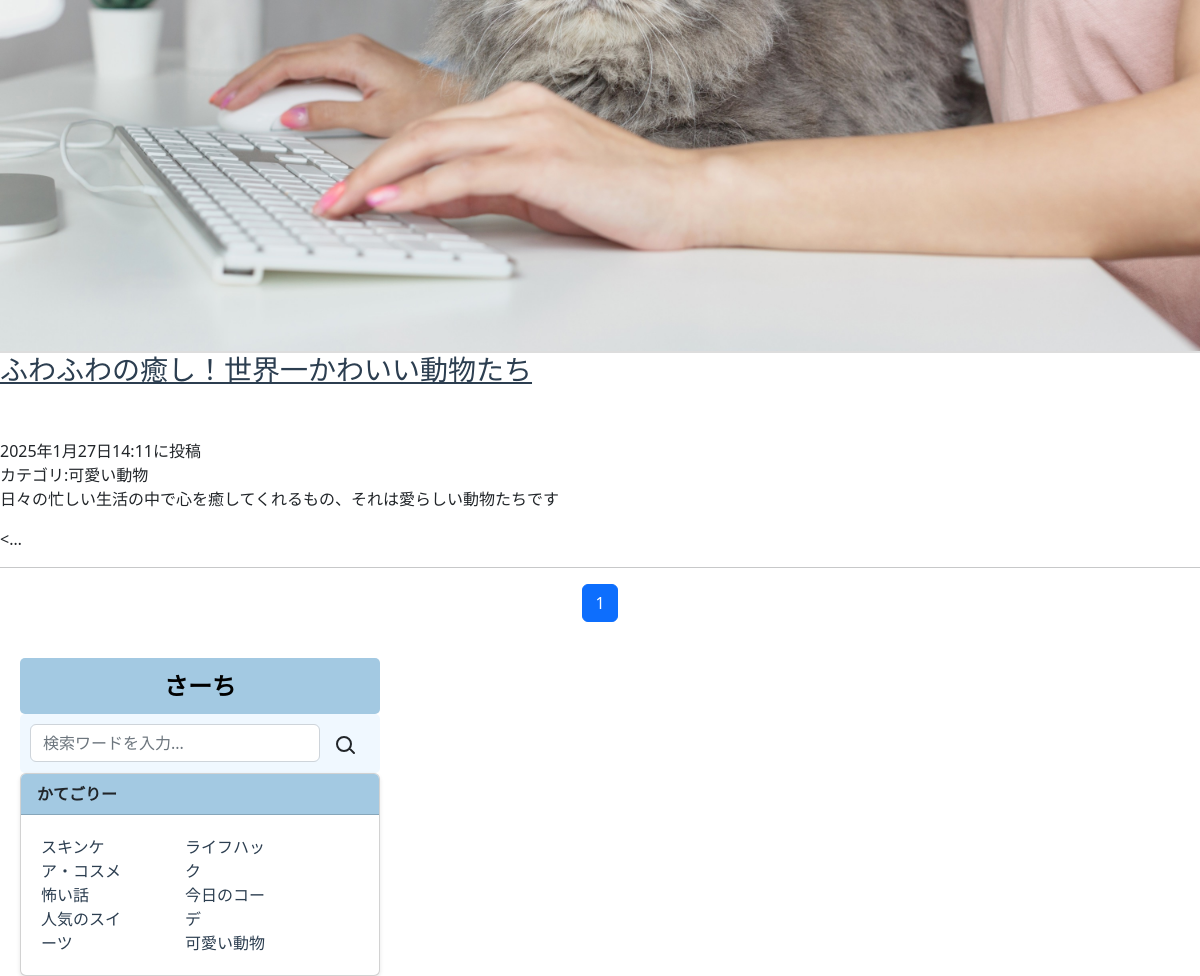
The page /zoo_list/ (middle part) on the database as committed earlier.
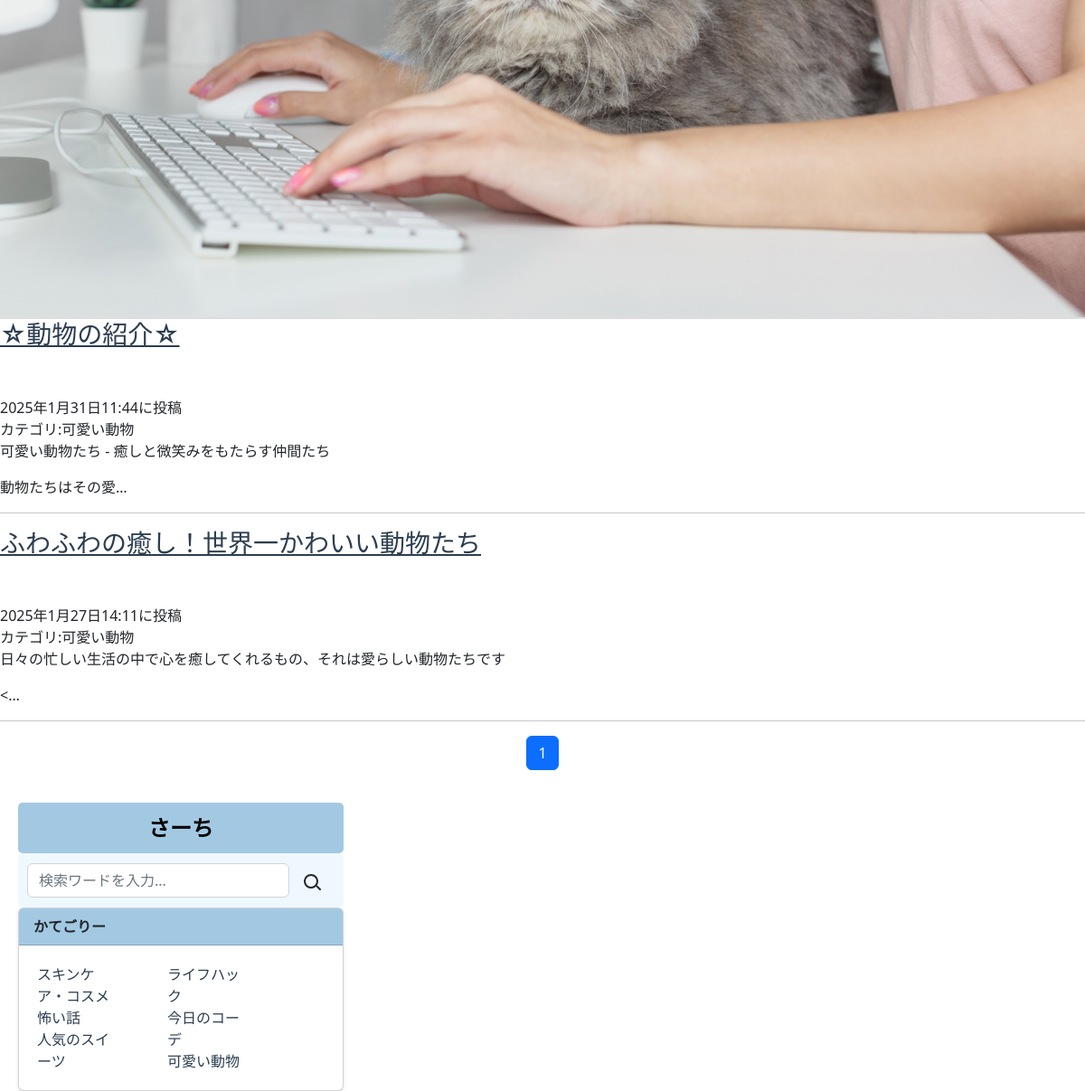
The same page on the database as committed later.
### newsapp2/models.py (models this page shows, shortened)
class NewsPost(models.Model):
    CATEGORY = (('スキンケア・コスメ','肌を愛でる毎日。注目のスキンケアとコスメをチェック'),
                ('怖い話','ゾクッとする恐怖体験、あなたの心を震わせる怪談'),
                ('人気のスイーツ','甘い幸せ、今食べたい人気スイーツをチェック！'),
                ('ライフハック','生活をもっと快適に！知って得するライフハック集'),
                ('今日のコーデ','今日のコーデで決まる！毎日のスタイルアイデア'),
                ('可愛い動物','癒される瞬間、可愛い動物たちの癒し動画＆写真')
                )
    title = models.CharField(
        max_length=100,
        verbose_name='タイトル')
    content = models.TextField(verbose_name='本文')
    posted_at = models.DateTimeField(
        auto_now_add=True,
        verbose_name='投稿日時')
    category = models.CharField(
        max_length=50,
        choices=CATEGORY,
        verbose_name='カテゴリ')
    likes = models.PositiveIntegerField(default=0)  # いいね数を保存するフィールド

### newsapp2/views.py (the view)
# urls.py: path('zoo_list/', views.ZooListView.as_view(), name='zoo_list'),
class ZooListView(ListView):
    template_name = 'zoo_list.html'
    model = NewsPost
    context_object_name = 'zoo_records'
    queryset = NewsPost.objects.filter(category='可愛い動物').order_by('-posted_at')
    paginate_by=10

### newsapp2/templates/zoo_list.html (shortened to what this page needs)
{% extends 'base.html' %}
{% load static %}
{% block content %}
<header class="masthead"
style="background-image: url({% static 'assets/img/cat.jpg' %})"></header>
    {% for record in zoo_records %}
    <a href="{% url 'newsapp2:news_detail' record.pk %}">
        <div class="title">
            <h3><a href="{% url 'newsapp2:news_detail' record.pk %}">{{record.title}}</a></h3>
        </div>
        <br>
        <div class="time">{{record.posted_at}}に投稿</div>
        <div class="category">カテゴリ:{{record.category}}</div>
        <div class="content">{{record.content|truncatechars:50|safe}}</div>
        <hr>
    {% endfor %}
{% include 'pagination.html' %}
{% endblock %}

Rows that differ between the two databases and show on the page:
added NewsPost: title "☆動物の紹介☆", posted_at "2025年1月31日11:44", category "可愛い動物", content "可愛い動物たち - 癒しと微笑みをもたらす仲間たち 動物たちはその愛…"
